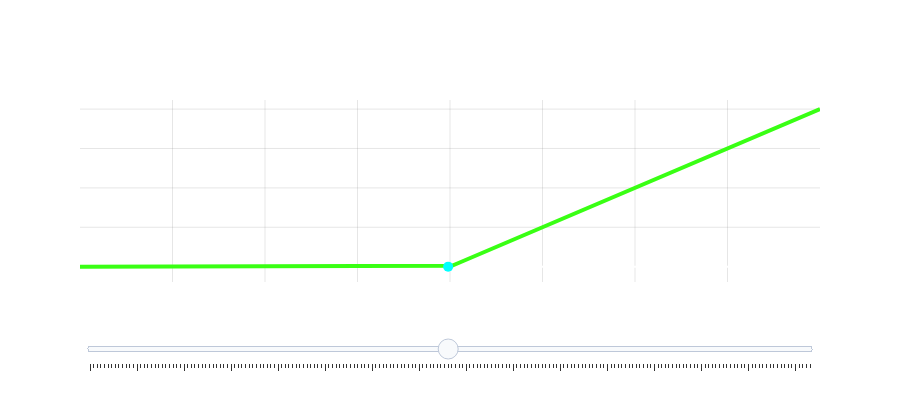

The code cell stored with this chart in its notebook:
### Markdown cell above
#### 1.)  Pricing a European Option Contract

The payoff of a European call option at expiration $ T $ is:

$$
\text{Payoff at } T = \max(S_T - K,\, 0)
$$

where $ S_T $ is the stock price at time $ T $, and $ K $ is the strike price.

### Code cell
import numpy as np
import plotly.graph_objects as go
from scipy.stats import norm

# Parameters for the payoff plot
K = 100  # Strike price
r = 0.05  # risk-free rate
sigma = 0.2  # volatility
T = 1      # time to maturity
S = np.linspace(60, 140, 200)
payoff = np.maximum(S - K, 0)

# Black-Scholes European call price as a function
def euro_call(S, K, r, sigma, T):
    S = np.array(S)
    d1 = (np.log(S / K) + (r + 0.5 * sigma ** 2) * T) / (sigma * np.sqrt(T))
    d2 = d1 - sigma * np.sqrt(T)
    C = S * norm.cdf(d1) - K * np.exp(-r * T) * norm.cdf(d2)
    C = np.where(np.isnan(C), 0, C)
    return C

call_price = euro_call(S, K, r, sigma, T)

# 100th index as the starting slider position
slider_start_idx = 99  # zero-based
slider_x = float(S[slider_start_idx])
slider_y = float(payoff[slider_start_idx])
euro_call_val = euro_call(slider_x, K, r, sigma, T)

# Redefine fig with payoff, vertical line, marker
fig = go.Figure(
    data=[
        go.Scatter(
            x=S, y=payoff, mode='lines',
            name='European Call Payoff', line=dict(color='#39ff14', width=4),
            showlegend=False
        ),
        go.Scatter(
            x=[slider_x, slider_x], y=[0, slider_y], mode='lines',
            name='Final Stock Price', line=dict(color='cyan', width=2, dash='dash'),
            showlegend=False
        ),
        go.Scatter(
            x=[slider_x], y=[slider_y], mode='markers+text',
            marker=dict(color='cyan', size=10, symbol='circle'),
            text=[f"Payoff: {slider_y:.2f}"],
            textposition="top left",
            showlegend=False
        )
    ]
)

# Slider code (1 slider, 1 handle)
steps = []
for i in range(len(S)):
    si = float(S[i])
    yi = float(payoff[i])
    # euro_val_i = euro_call(si, K, r, sigma, T)  # Not needed for title anymore
    step = dict(
        method="update",
        args=[
            {
                "x": [S, [si, si], [si]],
                "y": [payoff, [0, yi], [yi]],
                "text": [None, None, [f"Payoff: {yi:.2f}"]],
            },
            {
                "title": f"European Call Option Payoff at Maturity (T)<br>Stock @ T = {si:.2f} | Payoff = {yi:.2f}"
            }
        ],
        label=f"{si:.2f}"
    )
    steps.append(step)

sliders = [dict(
    active=slider_start_idx,
    currentvalue={"prefix": "Final Stock Price (Stock @ T) = "},
    pad={"t": 30},
    steps=steps,
)]

initial_title = f"European Call Option Payoff at Maturity (T)<br>Stock @ T = {slider_x:.2f} | Payoff = {slider_y:.2f}"

fig.update_layout(
    title=initial_title,
    xaxis_title="Underlying Price (Stock @ T)",
    yaxis_title="Payoff",
    height=400,
    sliders=sliders,
    plot_bgcolor='rgba(0,0,0,0)',
    paper_bgcolor='rgba(0,0,0,0)',
    font=dict(color='white'),
    showlegend=False
)
fig.update_xaxes(showgrid=True, gridwidth=1, gridcolor='rgba(128,128,128,0.2)')
fig.update_yaxes(showgrid=True, gridwidth=1, gridcolor='rgba(128,128,128,0.2)')

fig.show()
